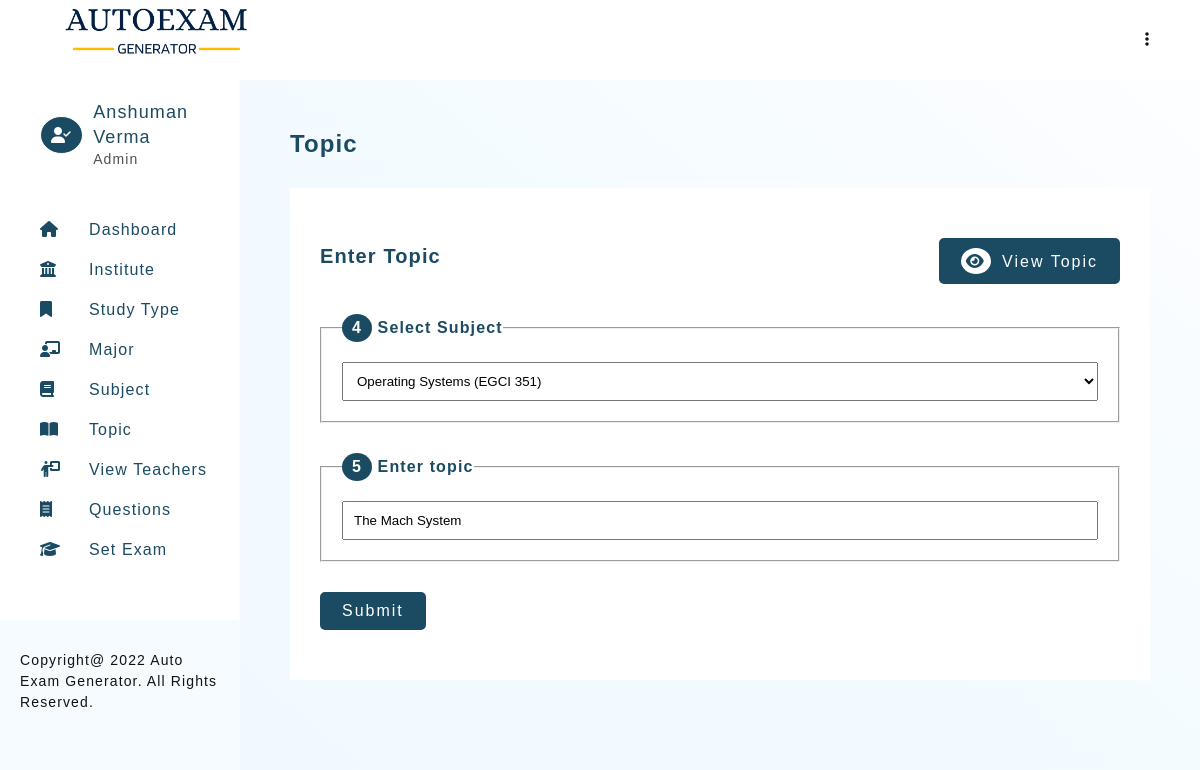
The page /topic-2.php?edit=22 (signed in) on the database its author committed.
### tables this page shows
CREATE TABLE `teacher_profile` (
  `teacher_id` int PRIMARY KEY AUTO_INCREMENT,
  `teacher_firstname` varchar(30) NOT NULL,
  `teacher_lastname` varchar(30) NOT NULL,
  `email` varchar(50) UNIQUE,
  `password` varchar(100) NOT NULL,
  `type` ENUM('Admin','Teacher') NOT NULL DEFAULT 'Teacher',
  `addedOn` DATETIME DEFAULT CURRENT_TIMESTAMP
);

CREATE TABLE `subject_topic` (
  `subject_topic_id` int PRIMARY KEY AUTO_INCREMENT,
  `subject_topic_name` text NOT NULL,
  `subject_id` int,
  `topicAddedBy` int,
   `topicAddedOn` DATETIME DEFAULT CURRENT_TIMESTAMP,
  FOREIGN KEY (`topicAddedBy`) REFERENCES `teacher_profile`(`teacher_id`) ON UPDATE CASCADE ON DELETE SET NULL,
  FOREIGN KEY (`subject_id`) REFERENCES `subject_details`(`subject_id`) ON UPDATE CASCADE ON DELETE SET NULL
);

### includes/config.php (called while the page is built, shortened)
<?php
    $sitename = "Auto Exam Generator";

### topic-2.php (the view, shortened to what this page needs)
<?php
    require_once './templates/header.php';
    $subject_topic_name = $subject_id = '' ;
    if(isset($_GET['edit']))
    {
        $topicEditQ = mysqli_query($connection,
            "SELECT * FROM `subject_topic`
            LEFT JOIN `subject_details` ON `subject_details`.`subject_id` = `subject_topic`.`subject_id`
            WHERE `subject_topic`.`subject_topic_id` = '$_GET[edit]'"
        );
        if(mysqli_num_rows($topicEditQ) == 1 )
        {
            $topicRow = mysqli_fetch_assoc($topicEditQ);
            $subject_topic_name = $topicRow['subject_topic_name'];
            $subject_id = $topicRow['subject_id'];
            $subjectQ = mysqli_query($connection, "SELECT * FROM subject_details WHERE subject_id = '$subject_id'");
            if(mysqli_num_rows($subjectQ) >= 1)
            {
                $subjectR = mysqli_fetch_assoc($subjectQ);
                $major = $subjectR['major_id'];
                $subjectDetailQ = mysqli_query($connection, "SELECT * FROM `subject_details` WHERE `major_id` = '$major' ORDER BY `subject_name`");
            }
        }
    }
?>
<section>
    <h3 class="heading">Topic</h3>
    <div class="card">
        <div class="card-heading">
            <div>
                <h4 class="sub-heading">Enter Topic</h4>
            </div>
            <a href="topic-view.php" class="btn btn-green"><i class="fa-solid fa-eye"></i> View Topic</a>
        </div>
        <form method="post" class="form-container g-large">
            <fieldset class="form-box">
                <legend><span class="index">4</span> Select Subject</legend>
                    <?php
                        if(mysqli_num_rows($subjectDetailQ) >= 1 )
                        {
                            echo "<select name=\"subject\" id=\"subject\" class=\"form-control\">
                                    <option value=\"\">Select Subject</option>";
                            while($subjectRow = mysqli_fetch_assoc($subjectDetailQ))
                            {
                                if($subject_id == $subjectRow['subject_id'])
                                {
                                    echo "<option value=\"$subjectRow[subject_id]\" selected>$subjectRow[subject_name] ($subjectRow[subject_code])</option>";
                                }
                                else
                                {
                                    echo "<option value=\"$subjectRow[subject_id]\">$subjectRow[subject_name] ($subjectRow[subject_code])</option>";
                                }
                            }
                            echo "</select>";
                        }
                        else
                        {
                            echo "No Subject exists";
                        }
                    ?>
            </fieldset>
            <fieldset class="form-box">
                <legend><span class="index">5</span> Enter topic</legend>
                <input type="text" name="topic" id="topic" class="form-control" placeholder="Enter Topic" value="<?= $subject_topic_name; ?>">
            </fieldset>
            <div>
                <button type="submit" name="submit" class="btn btn-green">Submit</button>
            </div>
        </form>
    </div>
</section>
<?php
    require_once './templates/footer.php';
?>

### templates/header.php (shortened to what this page needs)
<?php
    require './includes/config.php';
    require_once './includes/connection.php';
    if(isset($_SESSION['user']))
    {
        $userQuery = mysqli_query($connection, "SELECT * FROM teacher_profile WHERE email = '$_SESSION[user]'");
        $userRow = mysqli_fetch_assoc($userQuery);
    }
?>
<!DOCTYPE html>
<html lang="en">
<head>
    <link rel="stylesheet" href="./assets/css/main.css">
    <link rel="stylesheet" href="./assets/css/style.css">
    <link rel="stylesheet" href="https://cdnjs.cloudflare.com/ajax/libs/font-awesome/6.1.1/css/all.min.css">
</head>
<body>
    <header class="admin-header">
        <h1 class="title">
            <img src="./assets/images/logo.png" alt="Auto Exam Generator" height="60px">
        </h1>
        <div>
            <ul>
                <li class="dropmenu">
                    <a href="#"><i class="fa-solid fa-ellipsis-vertical"></i></a>
                </li>
            </ul>
        </div>
    </header>
    <aside id="asideMenu">
        <div class="profile-header" id="profile-header2">
            <?php
                if($_SESSION['userType'] == 'Admin')
                {
                    echo "<i class=\"fa-solid fa-user-check\"></i>";
                }
                else
                {
                    echo "<i class=\"fa-solid fa-user\"></i>";
                }
            ?>
            <div>
                <h2>
                    <?=
                        $userRow['teacher_firstname'] ." ". $userRow['teacher_lastname']
                    ?>
                </h2>
                <p> <?=  $_SESSION['userType']; ?> </p>
            </div>
        </div>
        <section id="nav-header">
            <nav>
                <ul class="navbar">
                    <li><a href="dashboard.php"><i class="fa-solid fa-house"></i><span>Dashboard</span></a></li>
                            <li><a href="institute-view.php"><i class="fa-solid fa-building-columns"></i><span>Institute</span></a></li>
                            <li><a href="studyType-view.php"><i class="fa-solid fa-bookmark"></i><span>Study Type</span></a></li>
                            <li><a href="major-view.php"><i class="fa-solid fa-chalkboard-user"></i><span>Major</span></a></li>
                            <li><a href="subject-view.php"><i class="fa-solid fa-book"></i><span>Subject</span></a></li>
                            <li><a href="topic-view.php"><i class="fa-solid fa-book-open"></i><span>Topic</span></a></li>
                    <?php
                        if($_SESSION['userType'] == 'Admin')
                        {
                    ?>
                            <li><a href="teacher-view.php"><i class="fa-solid fa-person-chalkboard"></i><span>View Teachers</span></a></li>
                    <?php
                        }
                    ?>
                    <li><a href="question-view.php"><i class="fa-solid fa-receipt"></i><span>Questions</span></a></li>
                    <li><a href="setExam-1.php"><i class="fa-solid fa-graduation-cap"></i><span>Set Exam</span></a></li>
                </ul>
            </nav>
        </section>
        <footer class="copyright">Copyright@
            <?= date("Y"); ?>
            <?= $sitename; ?>. All Rights Reserved.
        </footer>
    </aside>
    <main>

### assets/css/main.css (style rules this page uses)
* { margin: 0; padding: 0; box-sizing: border-box; }
body { font-family: 'Gill Sans', 'Gill Sans MT', Calibri, 'Trebuchet MS', sans-serif; color: #121212; letter-spacing: 0.07em; }
html { scroll-behavior: smooth; }
a { text-decoration: none; }
ul { list-style: none; }
.btn { padding: 8px 20px; border-radius: 5px; transition: all 0.2s; letter-spacing: 2px; font-size: 16px; }
.btn i { border-radius: 50%; padding: 5px; margin-right: 5px; transition: all 0.2s; }
.btn-green { background-color: #1a4b63; color: #fff; border: solid 2px #1a4b63; }
.btn-green i { background-color: #fff; color: #1a4b63; }

### assets/css/style.css (style rules this page uses)
:root { --primary-color: #1a4b63; }
body { color: #121212; }
.admin-header { padding: 0 50px; background-color: #fff; display: flex; justify-content: space-between; width: 100%; z-index: 12; height: 10vh; line-height: 10vh; position: fixed; top: 0; left: 0; }
.admin-header .dropmenu { position: relative; text-align: right; }
.admin-header .dropmenu a { color: #121212; }
aside { width: 50%; background-color: #fff; height: 100%; overflow: auto; position: fixed; display: flex; flex-direction: column; justify-content: space-between; border-right: solid 1px rgb(255, 249, 249); display: none; background-color: #f6fbff; }
aside > #nav-header { padding: 20px 20px 50px 40px; display: grid; grid-template-columns: 1fr; row-gap: 20px; align-content: start; background-color: #fff; }
h1.title { color: var(--primary-color); font-size: 18px; }
.profile-header { display: flex; justify-content: flex-start; align-items: center; line-height: 1.4; padding: 20px 20px 20px 40px; background-color: #fff; }
.profile-header > i { border-radius: 50%; color: #fff; border: solid 1px; padding: 10px; background-color: var(--primary-color); margin-right: 10px; }
.profile-header > div > h2 { color: var(--primary-color); font-size: 18px; font-weight: normal; }
.profile-header > div > p { color: #515151; font-size: 14px; }
aside > #nav-header > nav > ul { line-height: 2.5; }
aside > #nav-header > nav > ul > li > a { color: var(--primary-color); font-size: 16px; display: block; }
aside > #nav-header > nav > ul > li > a > i { display: inline-block; width: 30px; }
aside > #nav-header > nav > ul > li > a > span { margin-left: 19px; }
aside > footer { background-color: #f6fbff; padding: 30px 20px 30px; line-height: 1.5; font-size: 14px; }
main { background-image: linear-gradient(to right top, #f0f9ff, #f0f9ff, #f0faff, #f1faff, #f1faff, #f2faff, #f4fbff, #f5fbff, #f7fcff, #f9fcff, #fbfdff, #fdfeff); min-height: 100vh; padding: 50px 50px; margin-top: 10vh; }
main > section { margin-bottom: 100px; }
.heading { color: var(--primary-color); margin-bottom: 30px; font-size: 24px; font-weight: 600; }
.sub-heading { color: var(--primary-color); margin-bottom: 10px; font-size: 20px; font-weight: 600; }
.card { background-color: #fff; padding: 50px 30px; }
.card-heading { display: flex; justify-content: space-between; align-items: center; margin-bottom: 30px; flex-direction: column; }
.form-container { display: grid; grid-template-columns: 1fr; }
.g-large { grid-gap: 30px; }
.form-container .form-control { width: 100%; padding: 10px; }
.form-container > .form-box { padding: 20px; }
.form-container > .form-box > legend { font-weight: bold; color: var(--primary-color); }
.form-container > .form-box > legend > span { background-color: var(--primary-color); color: #fff; padding: 5px 10px; display: inline-block; border-radius: 50%; }
@media (min-width: 992px) { aside { display: block; width: 20%; } }
@media (min-width: 992px) { main { margin-left: 20%; width: 80%; } }
@media (min-width: 992px) { .card-heading { flex-direction: row; } }
.form-control { display: block; width: 100%; padding: 10px; }

### rows shown on the page
teacher_profile: teacher_firstname "Anshuman", teacher_lastname "Verma"
subject_topic: topic "The Mach System"

### other values the page prints
$_SESSION['userType'] "Admin"
$sitename "Auto Exam Generator"
form field subject "Operating Systems (EGCI 351)"
